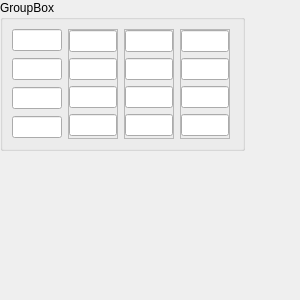
<?xml version="1.0" encoding="UTF-8"?>
<ui version="4.0">
 <class>Mat4</class>
 <widget class="QWidget" name="Mat4">
  <property name="geometry">
   <rect>
    <x>0</x>
    <y>0</y>
    <width>300</width>
    <height>300</height>
   </rect>
  </property>
  <property name="minimumSize">
   <size>
    <width>300</width>
    <height>300</height>
   </size>
  </property>
  <property name="maximumSize">
   <size>
    <width>300</width>
    <height>300</height>
   </size>
  </property>
  <property name="windowTitle">
   <string>Form</string>
  </property>
  <widget class="QGroupBox" name="matBox">
   <property name="geometry">
    <rect>
     <x>0</x>
     <y>0</y>
     <width>245</width>
     <height>151</height>
    </rect>
   </property>
   <property name="title">
    <string>GroupBox</string>
   </property>
   <layout class="QHBoxLayout" name="horizontalLayout">
    <item>
     <widget class="QFrame" name="col1">
      <property name="maximumSize">
       <size>
        <width>50</width>
        <height>16777215</height>
       </size>
      </property>
      <layout class="QVBoxLayout" name="verticalLayout">
       <property name="spacing">
        <number>7</number>
       </property>
       <property name="leftMargin">
        <number>0</number>
       </property>
       <property name="topMargin">
        <number>0</number>
       </property>
       <property name="rightMargin">
        <number>0</number>
       </property>
       <property name="bottomMargin">
        <number>0</number>
       </property>
       <item>
        <widget class="QLineEdit" name="val1x1">
         <property name="maximumSize">
          <size>
           <width>50</width>
           <height>16777215</height>
          </size>
         </property>
        </widget>
       </item>
       <item>
        <widget class="QLineEdit" name="val1x2">
         <property name="maximumSize">
          <size>
           <width>50</width>
           <height>16777215</height>
          </size>
         </property>
        </widget>
       </item>
       <item>
        <widget class="QLineEdit" name="val1x3">
         <property name="maximumSize">
          <size>
           <width>50</width>
           <height>16777215</height>
          </size>
         </property>
        </widget>
       </item>
       <item>
        <widget class="QLineEdit" name="val1x4">
         <property name="maximumSize">
          <size>
           <width>50</width>
           <height>16777215</height>
          </size>
         </property>
        </widget>
       </item>
      </layout>
     </widget>
    </item>
    <item>
     <widget class="QFrame" name="col2">
      <property name="maximumSize">
       <size>
        <width>50</width>
        <height>16777215</height>
       </size>
      </property>
      <property name="frameShape">
       <enum>QFrame::StyledPanel</enum>
      </property>
      <property name="frameShadow">
       <enum>QFrame::Raised</enum>
      </property>
      <layout class="QVBoxLayout" name="verticalLayout_4">
       <property name="leftMargin">
        <number>0</number>
       </property>
       <property name="topMargin">
        <number>0</number>
       </property>
       <property name="rightMargin">
        <number>0</number>
       </property>
       <property name="bottomMargin">
        <number>0</number>
       </property>
       <item>
        <widget class="QLineEdit" name="val2x1">
         <property name="maximumSize">
          <size>
           <width>50</width>
           <height>16777215</height>
          </size>
         </property>
        </widget>
       </item>
       <item>
        <widget class="QLineEdit" name="val2x2">
         <property name="maximumSize">
          <size>
           <width>50</width>
           <height>16777215</height>
          </size>
         </property>
        </widget>
       </item>
       <item>
        <widget class="QLineEdit" name="val2x3">
         <property name="maximumSize">
          <size>
           <width>50</width>
           <height>16777215</height>
          </size>
         </property>
        </widget>
       </item>
       <item>
        <widget class="QLineEdit" name="val2x4">
         <property name="maximumSize">
          <size>
           <width>50</width>
           <height>16777215</height>
          </size>
         </property>
        </widget>
       </item>
      </layout>
     </widget>
    </item>
    <item>
     <widget class="QFrame" name="col3">
      <property name="maximumSize">
       <size>
        <width>50</width>
        <height>16777215</height>
       </size>
      </property>
      <property name="frameShape">
       <enum>QFrame::StyledPanel</enum>
      </property>
      <property name="frameShadow">
       <enum>QFrame::Raised</enum>
      </property>
      <layout class="QVBoxLayout" name="verticalLayout_3">
       <property name="leftMargin">
        <number>0</number>
       </property>
       <property name="topMargin">
        <number>0</number>
       </property>
       <property name="rightMargin">
        <number>0</number>
       </property>
       <property name="bottomMargin">
        <number>0</number>
       </property>
       <item>
        <widget class="QLineEdit" name="val3x1">
         <property name="maximumSize">
          <size>
           <width>50</width>
           <height>16777215</height>
          </size>
         </property>
        </widget>
       </item>
       <item>
        <widget class="QLineEdit" name="val3x2">
         <property name="maximumSize">
          <size>
           <width>50</width>
           <height>16777215</height>
          </size>
         </property>
        </widget>
       </item>
       <item>
        <widget class="QLineEdit" name="val3x3">
         <property name="maximumSize">
          <size>
           <width>50</width>
           <height>16777215</height>
          </size>
         </property>
        </widget>
       </item>
       <item>
        <widget class="QLineEdit" name="val3x4">
         <property name="maximumSize">
          <size>
           <width>50</width>
           <height>16777215</height>
          </size>
         </property>
        </widget>
       </item>
      </layout>
     </widget>
    </item>
    <item>
     <widget class="QFrame" name="col4">
      <property name="maximumSize">
       <size>
        <width>50</width>
        <height>16777215</height>
       </size>
      </property>
      <property name="frameShape">
       <enum>QFrame::StyledPanel</enum>
      </property>
      <property name="frameShadow">
       <enum>QFrame::Raised</enum>
      </property>
      <layout class="QVBoxLayout" name="verticalLayout_2">
       <property name="leftMargin">
        <number>0</number>
       </property>
       <property name="topMargin">
        <number>0</number>
       </property>
       <property name="rightMargin">
        <number>0</number>
       </property>
       <property name="bottomMargin">
        <number>0</number>
       </property>
       <item>
        <widget class="QLineEdit" name="val4x1">
         <property name="maximumSize">
          <size>
           <width>50</width>
           <height>16777215</height>
          </size>
         </property>
        </widget>
       </item>
       <item>
        <widget class="QLineEdit" name="val4x2">
         <property name="maximumSize">
          <size>
           <width>50</width>
           <height>16777215</height>
          </size>
         </property>
        </widget>
       </item>
       <item>
        <widget class="QLineEdit" name="val4x3">
         <property name="maximumSize">
          <size>
           <width>50</width>
           <height>16777215</height>
          </size>
         </property>
        </widget>
       </item>
       <item>
        <widget class="QLineEdit" name="val4x4">
         <property name="maximumSize">
          <size>
           <width>50</width>
           <height>16777215</height>
          </size>
         </property>
        </widget>
       </item>
      </layout>
     </widget>
    </item>
   </layout>
  </widget>
 </widget>
 <resources/>
 <connections/>
</ui>
